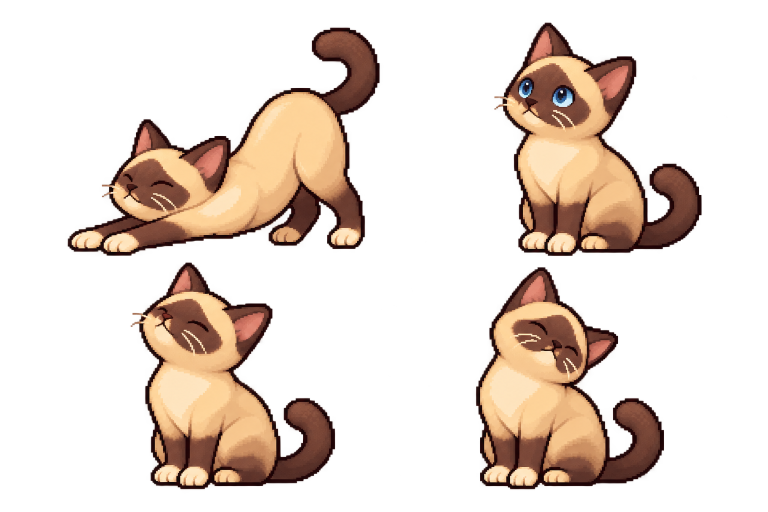
#> input picture assets/generated/cat-siamese-v1/interaction-source.png, 1536 x 1024 px, given in place of icon.png, which was not available (shown at 1/2 size)
$ python floor-app-build.py ../../assets/generated/cat-siamese-v1/interaction-source.png
#> lines starting #> are read from the running program, lines starting #| are printed output that depends on the picture; after the words box and inside, x2 and y2 are one past the last pixel; in counts of white or black regions, pixels touching at a corner belong together
#!/usr/bin/env python3
"""Build the app's face in the cross-section style: its icon and the loading screen's picture.

    uv run --with pillow --with numpy python scripts/art-gen/floor-app-build.py

The takes (kits/app/<piece>/take-N in the art library, prompts in prompts/app/) are:
- icon-a to icon-i: candidate icons, each a full square with its subject in the middle. The user
  turned down the first three (a the cup under the awning, b the café cut open, c the shop window at
  dusk); the second round is d the owner with a cup, e the ginger cat in a cup, f cat latte art from
  above, g a coffee-bean mascot, h the café as a toy house, i a cup with a roof. ICON names the one
  in use: d, which the user picked "for now" on 2026-11-24 (not a final choice).
- loading: the café from the street in the morning, fading out into paper.

Writes build/app/: the icon as the installed app needs it (rounded for `any`, full square for
`maskable` and for iOS, a small one for the browser tab), `loading.webp` with its edges faded to
nothing so it sits on any paper, `manifest.webmanifest` ready to replace public/manifest.webmanifest,
and app.json (what is here). Nothing under public/ changes: see the pack's README for the switch.
With --review it also writes the candidates' contact sheet to the library's review/sky folder.
"""
import json
import os
import sys

import numpy as np
from PIL import Image, ImageDraw

LIBRARY = os.environ.get('ZEGAME_ART_LIBRARY', '/Volumes/data/zeGame2-library')


def source(path):
    return path if os.path.exists(path) else os.path.join(LIBRARY, path)


P = 'assets/generated/floor-sample-v1'
OUT = f'{P}/build/app'
CANDIDATES = ('icon-a', 'icon-b', 'icon-c', 'icon-d', 'icon-e', 'icon-f', 'icon-g', 'icon-h', 'icon-i')
# The candidate in use until the user chooses, and the take of each piece.
ICON = 'icon-d'
TAKES = {}
# Corner radius of the rounded icon, as a share of its side.
ROUND = .22
LOADING_SIZE = 720
# The loading picture fades to nothing between these shares of the way from its middle to its edge.
FADE = (.78, .98)
# The paper journal's colours (src/ui/floors-ui.css): the page and its ink.
PAPER, INK = '#fbf3e4', '#4f3b2f'


def take(piece, name):
    return source(f'{P}/kits/app/{piece}/take-{TAKES.get(piece, 1)}/{name}.png')


def rounded(image, size):
    """The icon at a size, with rounded corners cut out of it (drawn large, then scaled, for a smooth edge)."""
    big = image.resize((size * 4, size * 4), Image.LANCZOS).convert('RGBA')
    mask = Image.new('L', big.size, 0)
    ImageDraw.Draw(mask).rounded_rectangle((0, 0, big.width - 1, big.height - 1), radius=round(big.width * ROUND), fill=255)
    big.putalpha(mask)
    return big.resize((size, size), Image.LANCZOS)


def icons():
    art = Image.open(take(ICON, 'icon')).convert('RGB')
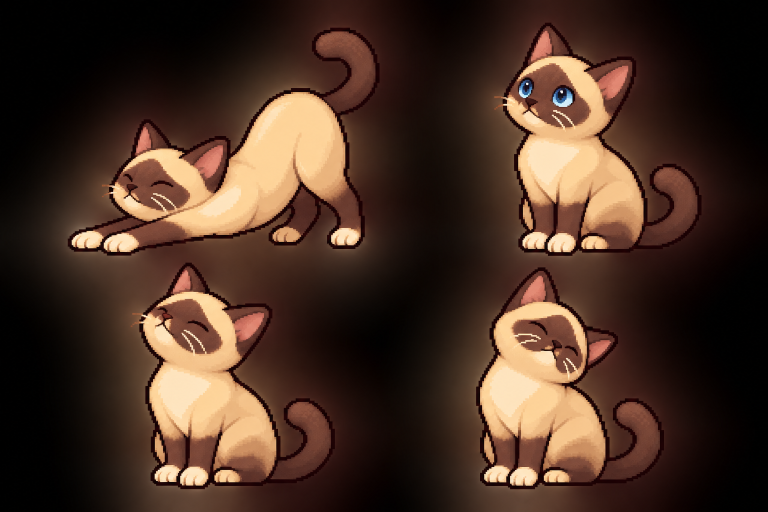
#> art: PIL image 1536x1024 RGB (shown at 1/2 size); mean R, G, B 72, 49.3, 36.7
    files = {}
    for size in (192, 512):
        rounded(art, size).save(f'{OUT}/icon-{size}.png', optimize=True)
        art.resize((size, size), Image.LANCZOS).save(f'{OUT}/icon-maskable-{size}.png', optimize=True)
        files[f'icon-{size}.png'] = files[f'icon-maskable-{size}.png'] = size
#> this loop made 2 passes
#> pass 1, in icons, `art.resize((size, size), Image.LANCZOS).save(f'{OUT}/icon-maskable-{si..`:
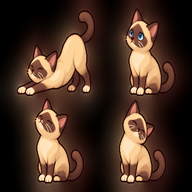
#> saved as icon-maskable-192.png: PIL image 192x192 RGB; mean R, G, B 71.9, 49.3, 36.7
#> after the loop, files = {'icon-192.png': 192, 'icon-maskable-192.png': 192, 'icon-512.png': 512, 'icon-maskable-512.png': 512}
    art.resize((180, 180), Image.LANCZOS).save(f'{OUT}/apple-touch-icon.png', optimize=True)
    rounded(art, 64).save(f'{OUT}/favicon.png', optimize=True)
#> call 3 of rounded, with size = 64
#> in rounded (call 3), `mask = Image.new('L', big.size, 0)`: mask: PIL image 256x256 L; every value is 0
#> in rounded (call 3), `ImageDraw.Draw(mask).rounded_rectangle((0, 0, big.width - 1, big.heigh..`:
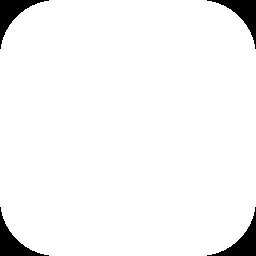
#> mask: PIL image 256x256 L; 95.8% white; 4 black regions, box (x1, y1, x2, y2) and area: (0, 0, 49, 49) 691, (207, 0, 256, 49) 691, (0, 207, 49, 256) 691, (207, 207, 256, 256) 691
#> in rounded (call 3), `return big.resize((size, size), Image.LANCZOS)`:
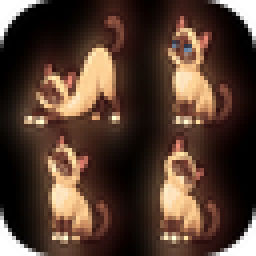
#> returned value: PIL image 64x64 RGBA (shown 4 times larger); mean R, G, B, A 71.7, 49.3, 36.7, 244.3; transparent parts drawn white
    files.update({'apple-touch-icon.png': 180, 'favicon.png': 64})
    return files


def loading():
    art = Image.open(take('loading', 'picture')).convert('RGB').resize((LOADING_SIZE, LOADING_SIZE), Image.LANCZOS)
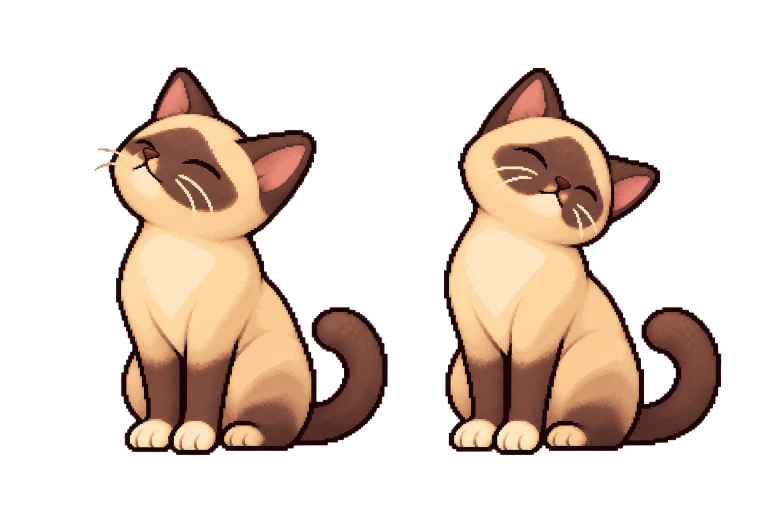
#> input picture assets/generated/cat-siamese-v1/nuzzle-raised-source.png, 1536 x 1024 px, given in place of picture.png, which was not available (shown at 1/2 size)
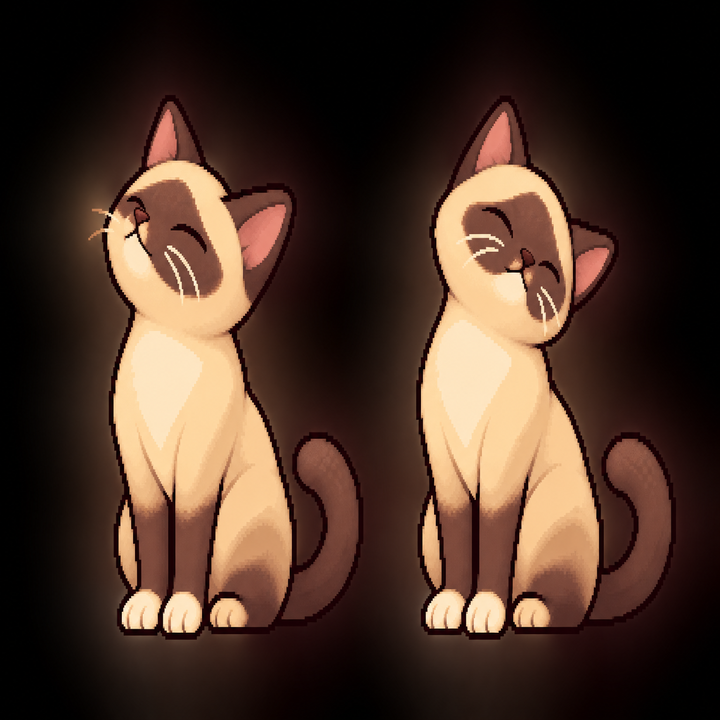
#> art: PIL image 720x720 RGB; mean R, G, B 74.7, 52.6, 40.3
    ys, xs = np.mgrid[0:LOADING_SIZE, 0:LOADING_SIZE]
    half = (LOADING_SIZE - 1) / 2
    # A rounded square's distance from the middle: 0 there, 1 on the edge.
    reach = (np.abs((xs - half) / half) ** 4 + np.abs((ys - half) / half) ** 4) ** .25
    alpha = 1 - np.clip((reach - FADE[0]) / (FADE[1] - FADE[0]), 0, 1)
    alpha = alpha * alpha * (3 - 2 * alpha)
    rgba = np.dstack([np.asarray(art), (alpha * 255).astype(np.uint8)])
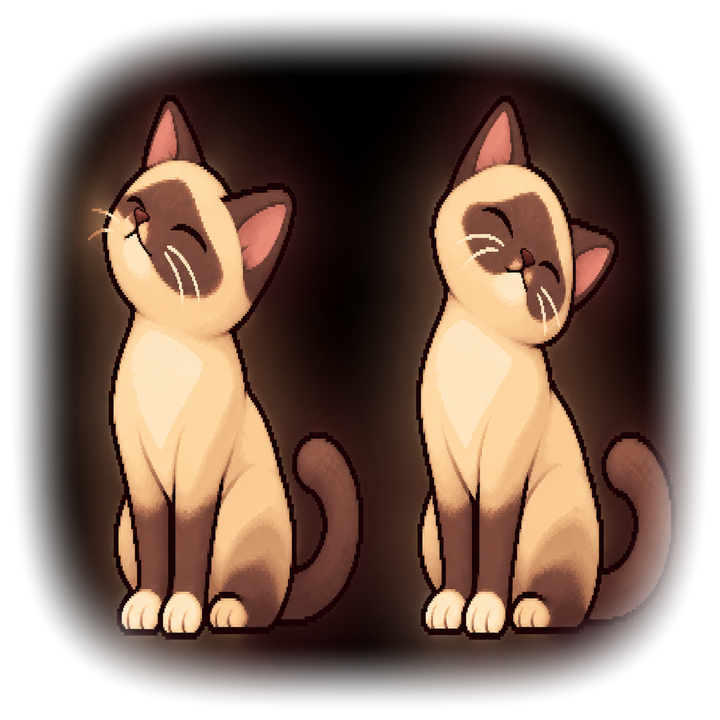
#> rgba: shape (720, 720, 4); mean R, G, B, A 74.7, 52.6, 40.3, 182.9; transparent parts drawn white
    Image.fromarray(rgba, 'RGBA').save(f'{OUT}/loading.webp', 'WEBP', quality=90, alpha_quality=95, method=6)
    return {'loading.webp': LOADING_SIZE}


def manifest():
    """The installed app's manifest with the new face: the current one's fields, with these icons and paper colours."""
#> (the run stopped early here; a loop or call above may not have finished)
